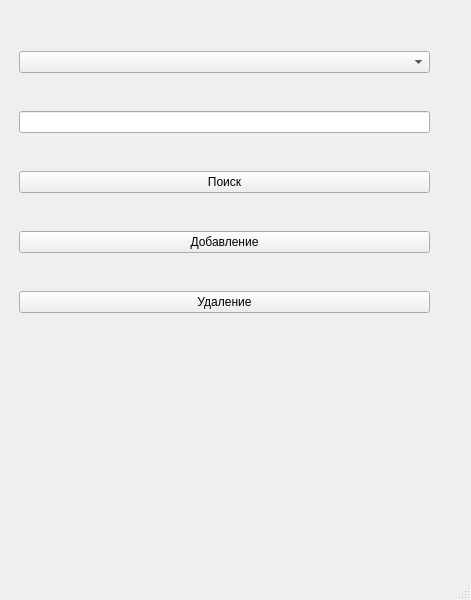
<?xml version="1.0" encoding="UTF-8"?>
<ui version="4.0">
 <class>MainWindow</class>
 <widget class="QMainWindow" name="MainWindow">
  <property name="geometry">
   <rect>
    <x>0</x>
    <y>0</y>
    <width>471</width>
    <height>600</height>
   </rect>
  </property>
  <property name="windowTitle">
   <string>Дейтвия со справочниками</string>
  </property>
  <widget class="QWidget" name="centralwidget">
   <widget class="QWidget" name="verticalLayoutWidget">
    <property name="geometry">
     <rect>
      <x>19</x>
      <y>19</y>
      <width>411</width>
      <height>331</height>
     </rect>
    </property>
    <layout class="QVBoxLayout" name="verticalLayout">
     <item>
      <widget class="QComboBox" name="comboBox"/>
     </item>
     <item>
      <widget class="QLineEdit" name="lineEdit"/>
     </item>
     <item>
      <widget class="QPushButton" name="pushButton">
       <property name="text">
        <string>Поиск</string>
       </property>
      </widget>
     </item>
     <item>
      <widget class="QPushButton" name="pushButton_2">
       <property name="text">
        <string>Добавление</string>
       </property>
      </widget>
     </item>
     <item>
      <widget class="QPushButton" name="pushButton_3">
       <property name="text">
        <string>Удаление</string>
       </property>
      </widget>
     </item>
    </layout>
   </widget>
  </widget>
  <widget class="QMenuBar" name="menubar">
   <property name="geometry">
    <rect>
     <x>0</x>
     <y>0</y>
     <width>471</width>
     <height>26</height>
    </rect>
   </property>
  </widget>
  <widget class="QStatusBar" name="statusbar"/>
 </widget>
 <resources/>
 <connections/>
</ui>
